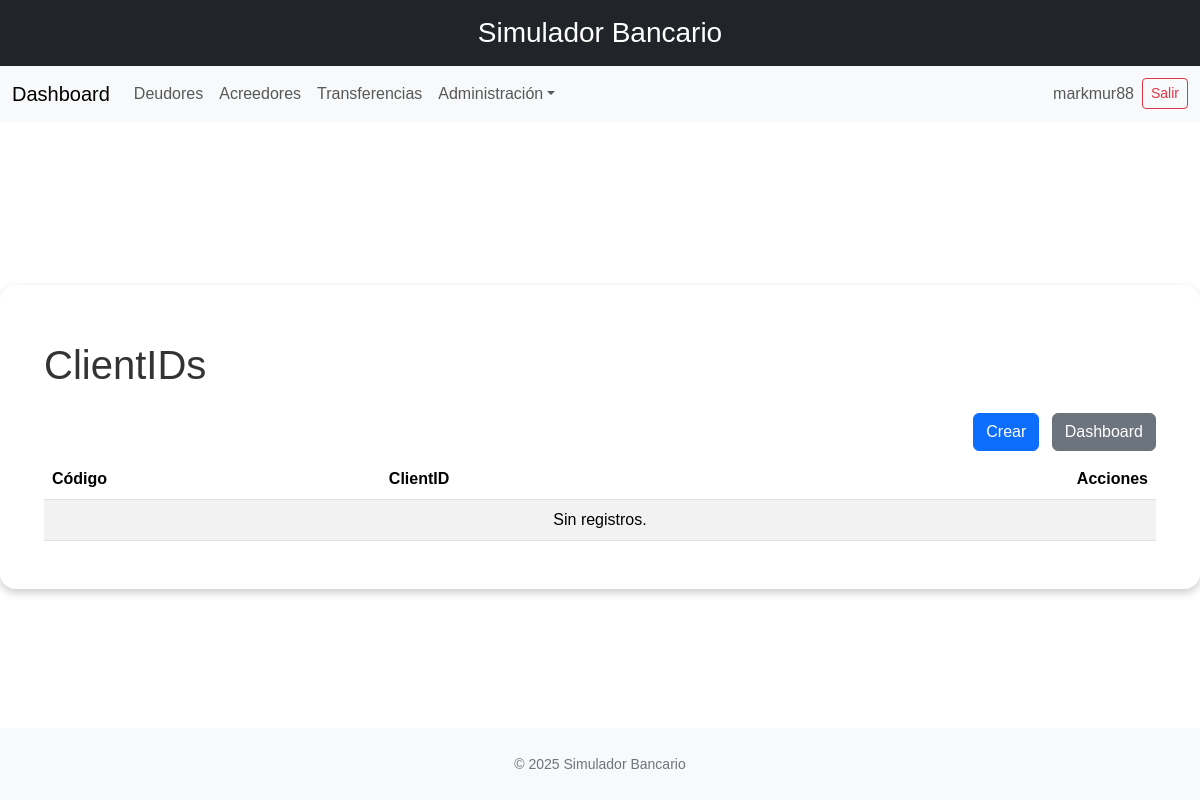
/gpt4/clientid/ (signed in), run on an earlier commit of the app's database.
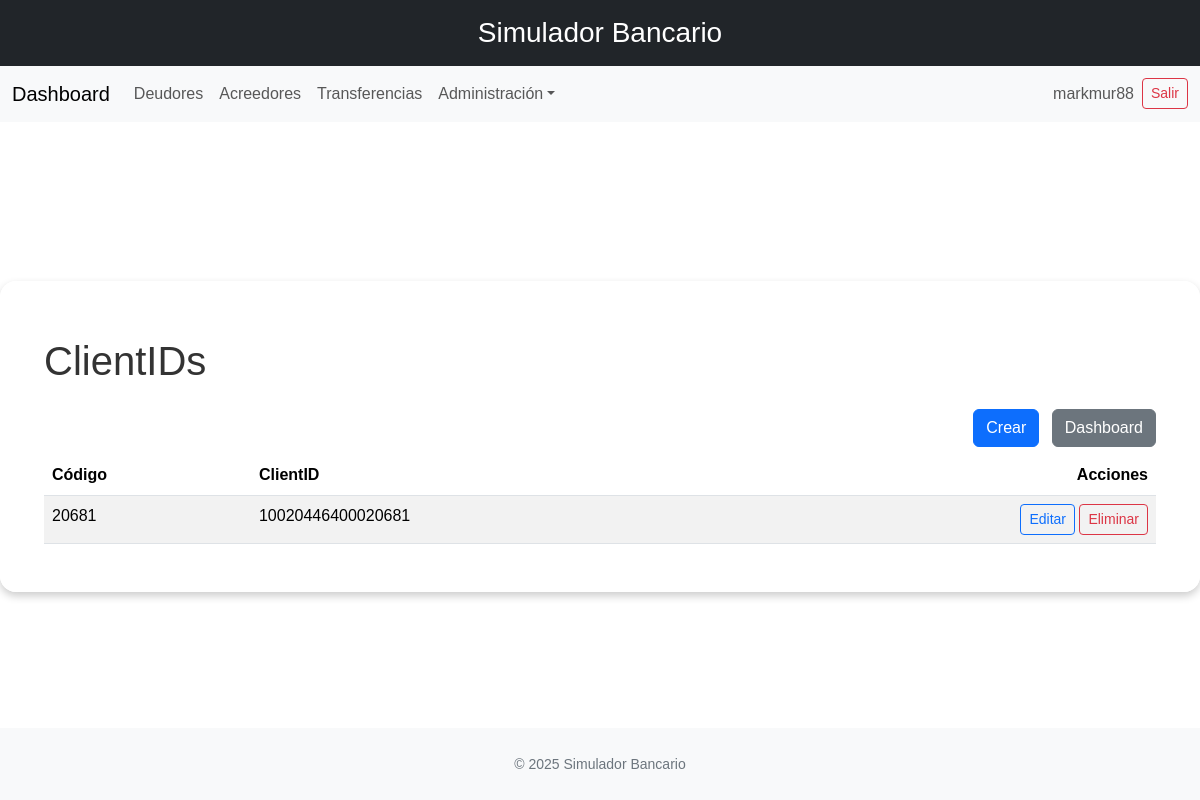
And on a later commit of the database.
### banco/models.py (models this page shows, shortened)
class ClientID(models.Model):
    codigo = models.CharField(max_length=6, primary_key=True)
    client_id = models.CharField(max_length=60, unique=True, blank=True, null=True)
    class Meta:
        db_table = 'sim_client_id'
        app_label = 'banco'

### banco/gpt_views.py (the view)
# urls.py: path('gpt4/clientid/', gpt_views.ClientIDListView.as_view(), name='list_clientidsGPT4'),
class ClientIDListView(LoginRequiredMixin, generic.ListView):
    model = ClientID
    template_name = 'api/GPT4/list_clientsid.html'
    context_object_name = 'clientids'

### banco/templates/api/GPT4/list_clientsid.html (shortened to what this page needs)
{% extends 'base.html' %}
{% block content %}
<div class="container mt-4">
  <h1 class="mb-4">ClientIDs</h1>
  <div class="mb-2 text-end">
    <a href="{% url 'create_clientidGPT4' %}" class="btn btn-primary">Crear</a>
    <a href="{% url 'dashboard' %}" class="btn btn-secondary ms-2">Dashboard</a>
  </div>
  <table class="table table-striped">
    <thead><tr><th>Código</th><th>ClientID</th><th class="text-end">Acciones</th></tr></thead>
    <tbody>
      {% for c in clientids %}
      <tr>
        <td>{{ c.codigo }}</td>
        <td>{{ c.client_id }}</td>
        <td class="text-end">
          <a href="{% url 'edit_clientidGPT4' c.codigo %}" class="btn btn-sm btn-outline-primary">Editar</a>
          <form method="post" action="{% url 'delete_clientidGPT4' c.codigo %}" class="d-inline">
            <button type="submit" class="btn btn-sm btn-outline-danger">Eliminar</button>
          </form>
        </td>
      </tr>
      {% empty %}
      <tr><td colspan="3" class="text-center">Sin registros.</td></tr>
      {% endfor %}
    </tbody>
  </table>
</div>
{% endblock %}

### banco/templates/base.html (shortened to what this page needs)
{% load static %}
{% load django_bootstrap5 %}
<!DOCTYPE html>
<html lang="es">
  <head>
    {% bootstrap_css %}
    <link rel="stylesheet" href="https://cdn.jsdelivr.net/npm/bootstrap-icons@1.11.3/font/bootstrap-icons.min.css" />
  </head>
  <body>
    {% include 'banco/partials/header.html' %}
    {% if user.is_authenticated %}
      <nav id="navbar">
        {% include 'banco/partials/navGeneral.html' %}
      </nav>
    {% endif %}
    <main id="main-content">
      <div class="contenido">
        {% block content %}{% endblock %}
      </div>
    </main>
    {% include 'banco/partials/footer.html' %}
  </body>
</html>

### banco/templates/banco/partials/header.html
<header class="py-3 bg-dark text-white text-center">
  <h1 class="h3 m-0">Simulador Bancario</h1>
</header>

### banco/templates/banco/partials/navGeneral.html (shortened to what this page needs)
<nav class="navbar navbar-expand-lg navbar-light bg-light mb-4">
  <div class="container-fluid">
    <a class="navbar-brand" href="{% url 'dashboard' %}">Dashboard</a>
    <div class="collapse navbar-collapse" id="navbarsExample">
      <ul class="navbar-nav me-auto mb-2 mb-lg-0">
        <li class="nav-item"><a class="nav-link" href="{% url 'list_debtorsGPT4' %}">Deudores</a></li>
        <li class="nav-item"><a class="nav-link" href="{% url 'list_creditorsGPT4' %}">Acreedores</a></li>
        <li class="nav-item"><a class="nav-link" href="{% url 'list_transferGPT4' %}">Transferencias</a></li>
        {% if user.is_superuser %}
        <li class="nav-item dropdown">
          <a class="nav-link dropdown-toggle" href="#" id="adminMenu" role="button" data-bs-toggle="dropdown" aria-expanded="false">Administración</a>
        </li>
        {% endif %}
      </ul>
      <span class="navbar-text me-2">{{ user.username }}</span>
      <a href="{% url 'logout' %}" class="btn btn-outline-danger btn-sm">Salir</a>
    </div>
  </div>
</nav>

### banco/templates/banco/partials/footer.html
<footer class="text-center py-4 mt-auto bg-light">
  <small>&copy; 2025 Simulador Bancario</small>
</footer>

What changed in the data, as far as the page shows it:
added ClientID: codigo "20681", client_id "10020446400020681"
Also different on the page:
text no longer shown: "Sin registros."
